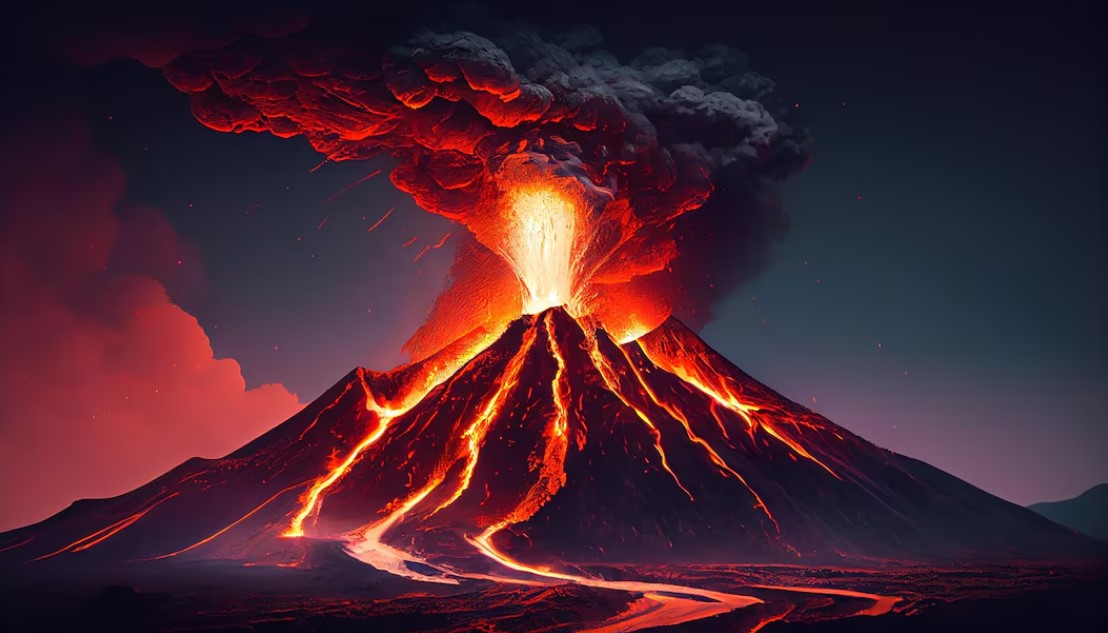
#> input picture VULCAO01.jpg, 1108 x 633 px, found by its file name
$ python Crypt.py
#> lines starting #> are read from the running program, lines starting #| are printed output that depends on the picture
# esse eh um algoritmo simples de criptografia, onde utiliza uma imagem como base para fazer calculos dos valores RGB e retornando um valor Pseudo aleatorio,
# criei ele durante um periodo de estudos sobre a previsibilidade de numeros gerados por algoritmos.
# importante ter em mente que é apenas pra tirar algumas duvidas que eu tinha, o codigo em si eh cheio de falhas, pois não foi criado pra ser implementado em um sistema real

import cv2
import random
import string

# função para dividir um número em partes de 5 dígitos
def dividir_numero(numero):
    partes = []
    numero_str = str(int(numero))  # converte o número para inteiro e, em seguida, para string
    while len(numero_str) % 4 != 0:
        numero_str = '0' + numero_str  # adiciona zeros à esquerda para garantir que o número seja dividido em partes de 4
    for i in range(0, len(numero_str), 4):
        partes.append(numero_str[i:i+4])
    return partes

# função para gerar uma letra aleatória
def letra_aleatoria():
    return random.choice(string.ascii_uppercase)

# carrega a imagem
imagem = cv2.imread('C:\\Users\\Marcelo\\Desktop\\crypt\\VULCAO01.jpg')
#> imagem is the input picture: shape (633, 1108, 3); mean B, G, R 49.3, 36.6, 72.2

# verifica se a imagem foi carregada corretamente
if imagem is None:
    print("Não foi possível abrir a imagem. Verifique o caminho do arquivo.")
else:
    # redimensiona a imagem para 1080x1080
    imagem_redimensionada = cv2.resize(imagem, (1080, 1080))
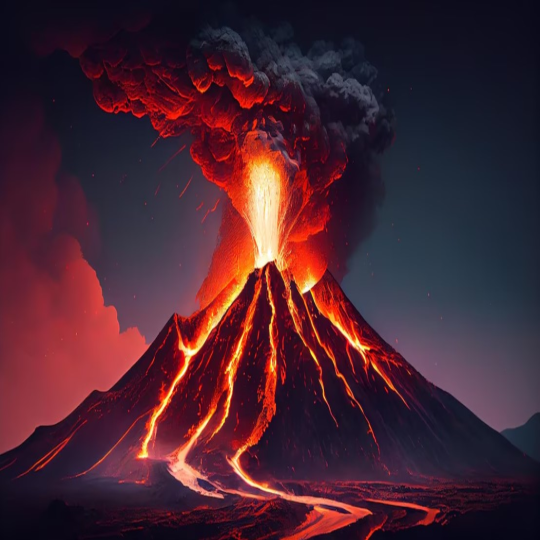
#> imagem_redimensionada: shape (1080, 1080, 3) (shown at 1/2 size); mean B, G, R 49.2, 36.5, 72.1

    # obtém as dimensões da imagem redimensionada
    altura, largura, _ = imagem_redimensionada.shape
#> altura = 1080; largura = 1080

    # inicializa a variável para armazenar a soma dos valores RGB
    soma_rgb = 0

    # itera sobre cada linha e coluna da imagem redimensionada
    for y in range(altura):
        for x in range(largura):
            # obtém o valor do pixel na posição (x, y)
            pixel = imagem_redimensionada[y, x]

            # soma os valores dos canais RGB do pixel
            soma_rgb += sum(pixel)
#> after the loop, soma_rgb = 184189488

    # gera um número aleatório entre 50 e 254
    numero_aleatorio = random.randint(50, 254)

    # calcula o resultado da expressão
    resultado = (soma_rgb / numero_aleatorio) ** 2
#> resultado = 1.55e+12

    # divide o resultado em partes de 5 dígitos
    partes = dividir_numero(resultado)
#> in dividir_numero, `numero_str = str(int(numero))`: numero_str = '1548838910231'
#> the loop in dividir_numero, `while len(numero_str) % 4 != 0:` made 3 passes
#> numero_str on passes 1 to 3: '01548838910231', '001548838910231', '0001548838910231'
#> the loop in dividir_numero, `for i in range(0, len(numero_str), 4):` made 4 passes
#> i on passes 2 to 4: 4, 8, 12
#> after the loop in dividir_numero, `for i in range(0, len(numero_str), 4):`: partes = ['0001', '5488', '3891', '0231']
#> partes = ['0001', '5488', '3891', '0231']

    # adiciona uma letra aleatória em cada parte
    partes_com_letras = [parte + letra_aleatoria() for parte in partes]
#> partes_com_letras = ['0001Y', '5488N', '3891B', '0231I']

    # imprime o resultado final
    resultado_final = '-'.join(partes_com_letras)
    print("Resultado final:", resultado_final)
#| Resultado final: 0001Y-5488N-3891B-0231I

    # libera a memória da imagem após o uso
    cv2.destroyAllWindows()
